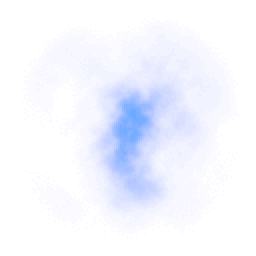
#> input picture assets/Custom/clouds.png, 128 x 128 px, found by its file name (shown 2 times larger); the run also reads 1 picture not shown here
$ python make_sprites.py
#> lines starting #> are read from the running program, lines starting #| are printed output that depends on the picture
import pickle

from PIL import Image

buf = bytearray()


def export(path):
    img = Image.open(path)
    img = img.convert('RGBA').transpose(Image.Transpose.FLIP_TOP_BOTTOM)
    img = img.resize((128, 128), Image.Resampling.LANCZOS)
    buf.extend(img.tobytes())


img = Image.open(f'assets/Custom/star.png')
img = img.convert('RGBA').transpose(Image.Transpose.FLIP_TOP_BOTTOM)
#> img: PIL image 128x128 RGBA
buf.extend(img.tobytes())

img = Image.open(f'assets/Custom/clouds.png')
#> img is the input picture: PIL image 128x128 P; mean R, G, B, A 0, 20.9, 126.8, 11.3
img = img.convert('RGBA').transpose(Image.Transpose.FLIP_TOP_BOTTOM)
#> img: PIL image 128x128 RGBA
buf.extend(img.tobytes())

export('assets/Planets/planet03.png')
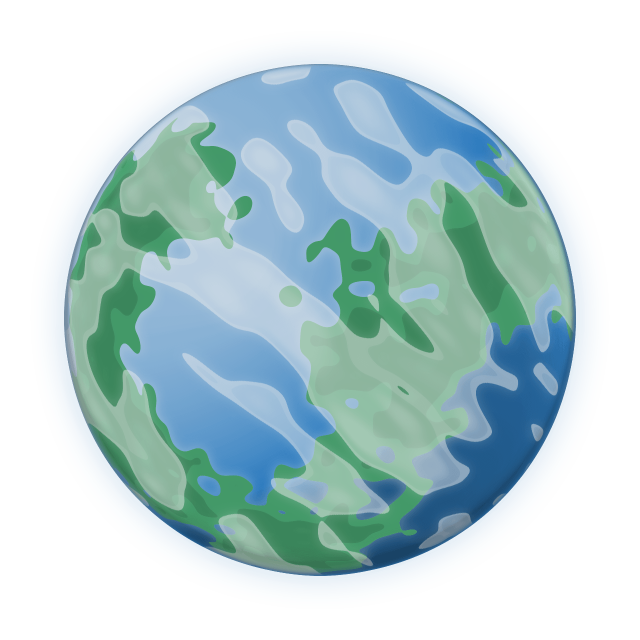
#> input picture assets/Planets/planet03.png, 1280 x 1280 px, found by its file name (shown at 1/2 size)
#> in export, img is the input picture: PIL image 1280x1280 P; mean R, G, B, A 76.9, 108.5, 117.5, 130.3
export('assets/Planets/planet05.png')
#> call 2 of export, with path = 'assets/Planets/planet05.png'
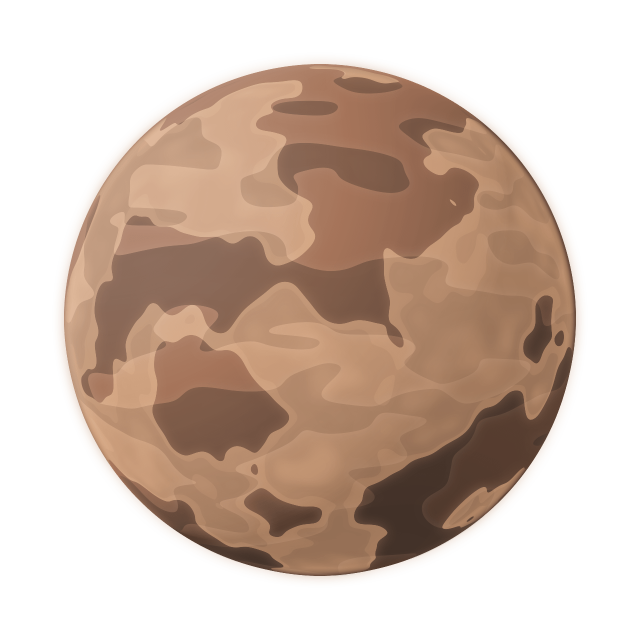
#> input picture assets/Planets/planet05.png, 1280 x 1280 px, found by its file name (shown at 1/2 size)
#> in export, img is the input picture: PIL image 1280x1280 P; mean R, G, B, A 91.9, 70, 55.5, 128.8
#> in export (call 2), `img = img.resize((128, 128), Image.Resampling.LANCZOS)`:
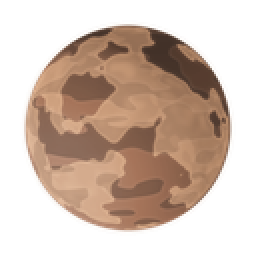
#> img: PIL image 128x128 RGBA (shown 2 times larger); mean R, G, B, A 91.9, 70.4, 55.3, 128.6; transparent parts drawn white
export('assets/Planets/planet06.png')
#> call 3 of export, with path = 'assets/Planets/planet06.png'
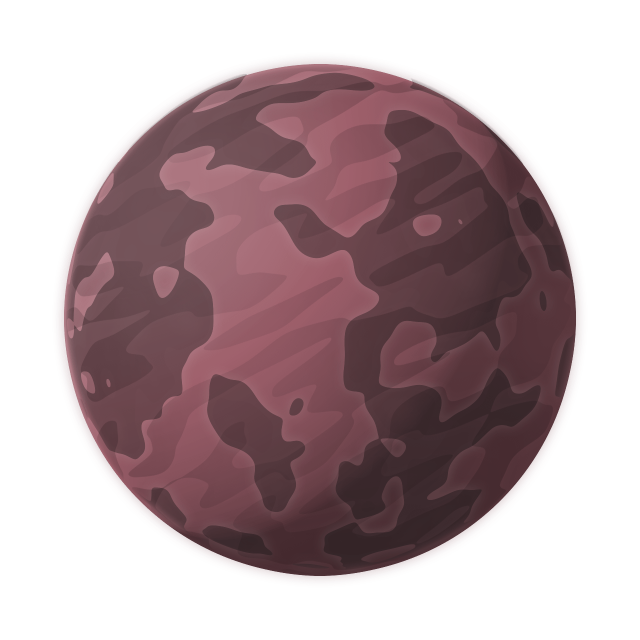
#> input picture assets/Planets/planet06.png, 1280 x 1280 px, found by its file name (shown at 1/2 size)
#> in export, img is the input picture: PIL image 1280x1280 P; mean R, G, B, A 61.8, 40.5, 44.5, 128.8
#> in export (call 3), `img = img.resize((128, 128), Image.Resampling.LANCZOS)`:
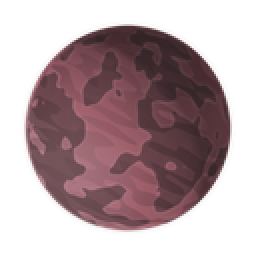
#> img: PIL image 128x128 RGBA (shown 2 times larger); mean R, G, B, A 62.3, 40.6, 44.5, 128.6; transparent parts drawn white
export('assets/Planets/planet08.png')
#> call 4 of export, with path = 'assets/Planets/planet08.png'
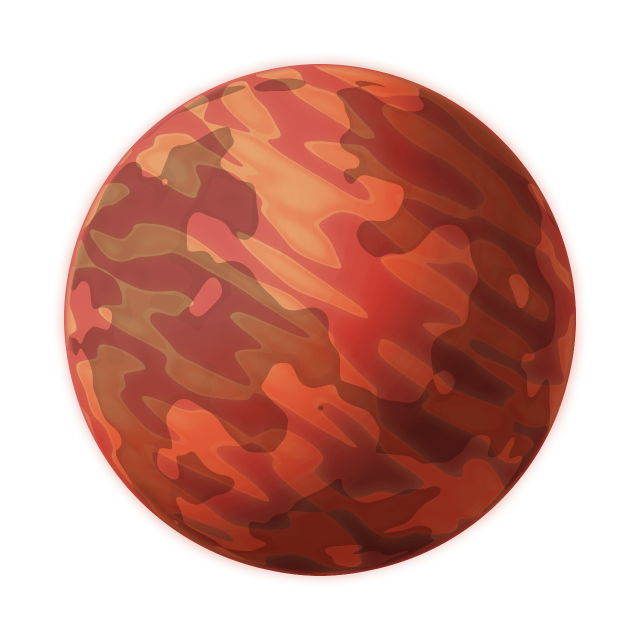
#> input picture assets/Planets/planet08.png, 1280 x 1280 px, found by its file name (shown at 1/2 size)
#> in export, img is the input picture: PIL image 1280x1280 P; mean R, G, B, A 92.2, 40.3, 29.2, 128.9
#> in export (call 4), `img = img.resize((128, 128), Image.Resampling.LANCZOS)`:
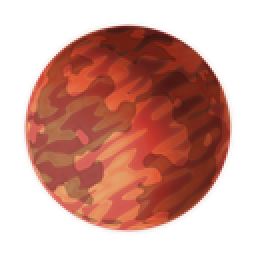
#> img: PIL image 128x128 RGBA (shown 2 times larger); mean R, G, B, A 92.4, 40, 29.1, 128.7; transparent parts drawn white
#> (the run stopped early here; a loop or call above may not have finished)
